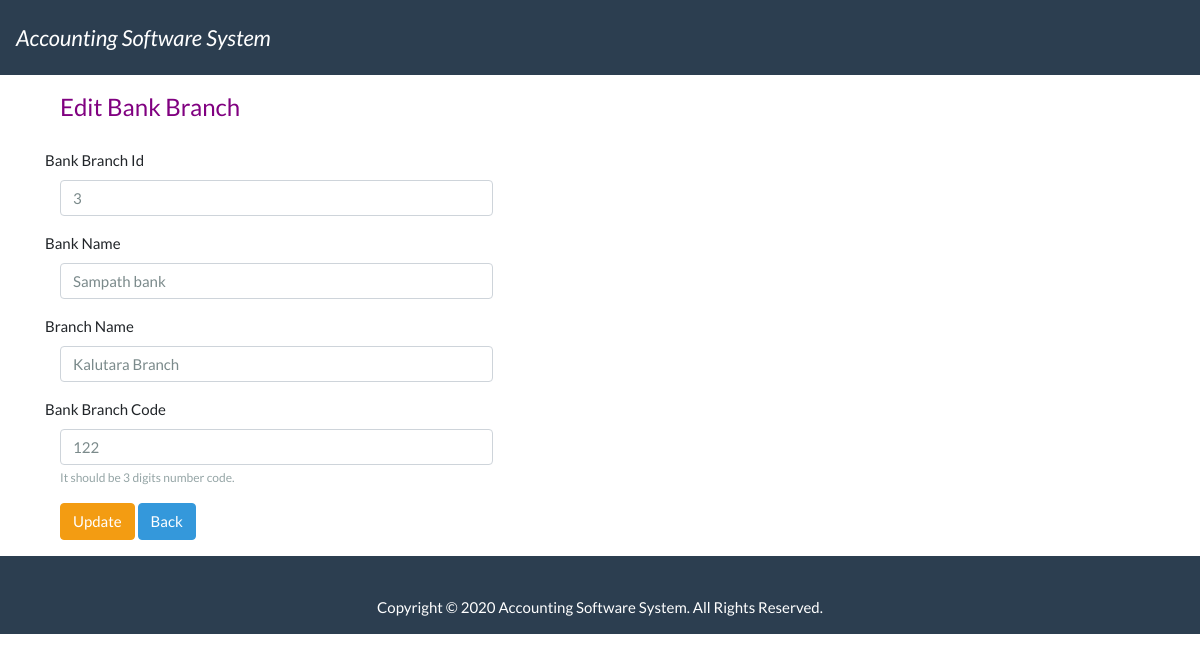
Screenshot of /index.php/welcome/update/3 with the database file from the repository.
### tables this page shows
CREATE TABLE `tbl_bank_branches` (
  `bank_branch_id` int(11) NOT NULL,
  `bank_name` varchar(100) NOT NULL,
  `bank_branch_name` varchar(100) NOT NULL,
  `bank_branch_code` int(3) NOT NULL,
  `date_created` date NOT NULL
);

### application/controllers/Welcome.php (called while the page is built, shortened)
<?php
class Welcome extends CI_Controller {
	public function update($bank_branch_id) {
		$this->load->model('queries');
		$bankBranches = $this->queries->getSingleBankBranch($bank_branch_id);
		$this->load->view('update', ['bankBranches' =>$bankBranches]);
	}
}

### index.php (called while the page is built, shortened)
<?php
require_once BASEPATH.'core/CodeIgniter.php';

### application/models/queries.php (called while the page is built, shortened)
<?php
    class queries extends CI_Model {
        public function getSingleBankBranch($bank_branch_id){
            $query = $this->db->get_where('tbl_bank_branches', array('bank_branch_id' => $bank_branch_id));
            if($query->num_rows() > 0){
                return $query->row();
            }
        }
    }
?>

### application/views/update.php (the view, shortened to what this page needs)
<?php include_once('header.php'); ?>
<div class="container">
  <?php echo form_open("welcome/change/{$bankBranches->bank_branch_id}", ['class'=>'form-horizontal']);?>
  <fieldset>
    <legend>Edit Bank Branch</legend>
    <div class="form-group">
      <label for="bank_branch_id">Bank Branch Id</label>
      <div class="col-md-5">
        <?php echo form_input(['name'=>'bank_branch_id', 'placeholder'=>'Bank branch id', 'class'=>'form-control', 'value'=>set_value('bank_branch_id', $bankBranches->bank_branch_id)]);?>
      </div>
    </div>
    <div class="form-group">
      <label for="bank_name">Bank Name</label>
      <div class="col-md-5">
        <?php echo form_input(['name'=>'bank_name', 'placeholder'=>'Bank Name', 'class'=>'form-control', 'value'=>set_value('bank_name', $bankBranches->bank_name)]);?>
      </div>
    </div>
    <div class="form-group">
      <label for="bank_branch_name">Branch Name</label>
      <div class="col-md-5">
        <?php echo form_input(['name'=>'bank_branch_name', 'placeholder'=>'Bank Branch Name', 'class'=>'form-control', 'value'=>set_value('bank_branch_name', $bankBranches->bank_branch_name)]);?>
      </div>
    </div>
    <div class="form-group">
      <label for="bank_branch_code">Bank Branch Code</label>
      <div class="col-md-5">
        <?php echo form_input(['name'=>'bank_branch_code', 'placeholder'=>'Bank Branch Code', 'class'=>'form-control', 'value'=>set_value('bank_branch_name', $bankBranches->bank_branch_code)]);?>
        <small id="branch_code" class="form-text text-muted">It should be 3 digits number code.</small>
      </div>
    </div>
    <div class="form-group">
      <div class="col-md-5">
        <?php echo form_submit(['name'=>'submit', 'value'=>'Update', 'class'=>'btn btn-warning']);?>
        <?php echo anchor('welcome', 'Back', ['class'=>'btn btn-info']);?>
      </div>
    </div>
  </fieldset>
  <?php echo form_close();?>
</div>
<?php include_once('footer.php'); ?>

### assets/css/stylesheet.css (style rules this page uses)
body { margin: 0; padding: 0; }
legend { color: purple; margin: 0 0 14px 0; padding: 14px 15px 10px 15px; }

### rows the page displays
tbl_bank_branches: bank_branch_id "3", bank_name "Sampath bank", bank_branch_name "Kalutara Branch", bank_branch_code "122"

### other values shown
anchor('welcome', 'Back', ['class'=>'btn btn-info']) "Back"
